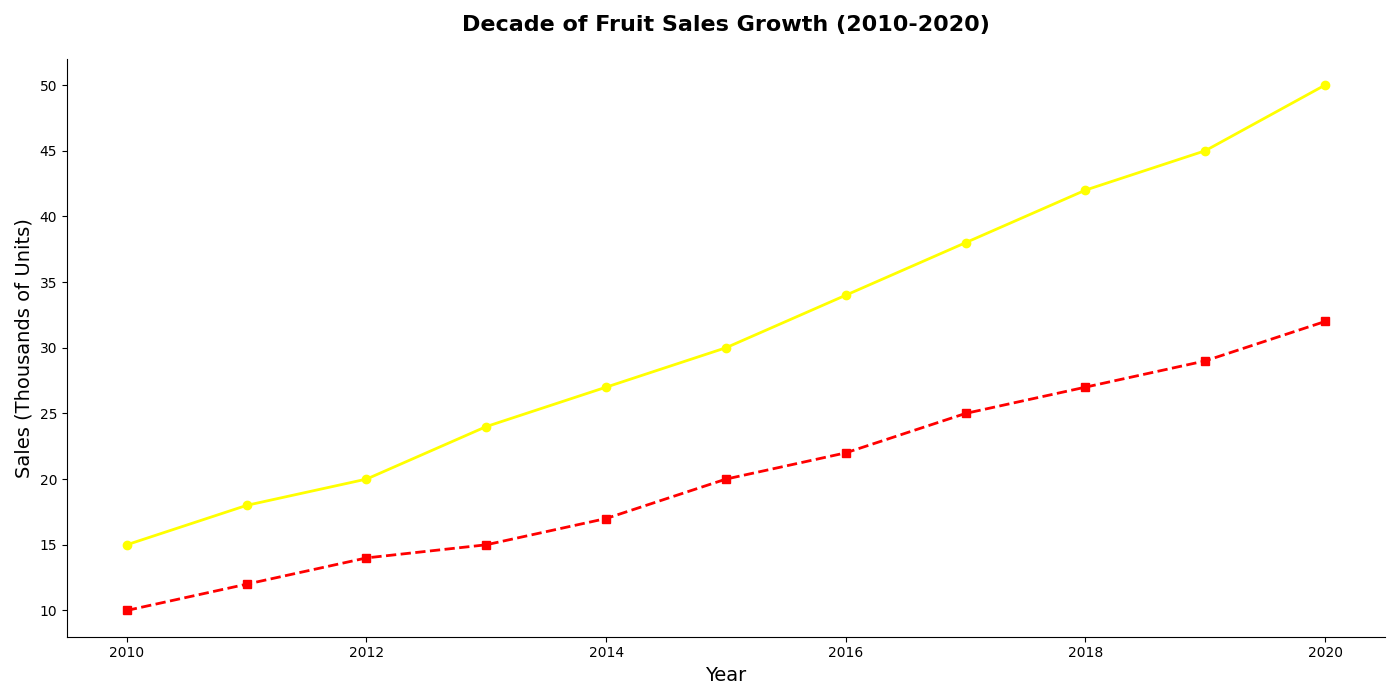

Generate this figure with Python:
import matplotlib.pyplot as plt
import numpy as np

years = np.arange(2010, 2021)
apple_sales = [15, 18, 20, 24, 27, 30, 34, 38, 42, 45, 50]
orange_sales = [10, 12, 14, 15, 17, 20, 22, 25, 27, 29, 32]

fig, ax = plt.subplots(figsize=(14, 7))

ax.plot(years, apple_sales, marker='o', linestyle='-', color='yellow', linewidth=2, markersize=6)
ax.plot(years, orange_sales, marker='s', linestyle='--', color='r', linewidth=2, markersize=6)

ax.set_title('Decade of Fruit Sales Growth (2010-2020)', fontsize=16, fontweight='bold', pad=20)
ax.set_xlabel('Year', fontsize=14)
ax.set_ylabel('Sales (Thousands of Units)', fontsize=14)

ax.grid(False)
ax.spines['top'].set_visible(False)
ax.spines['right'].set_visible(False)

plt.tight_layout()
plt.show()
